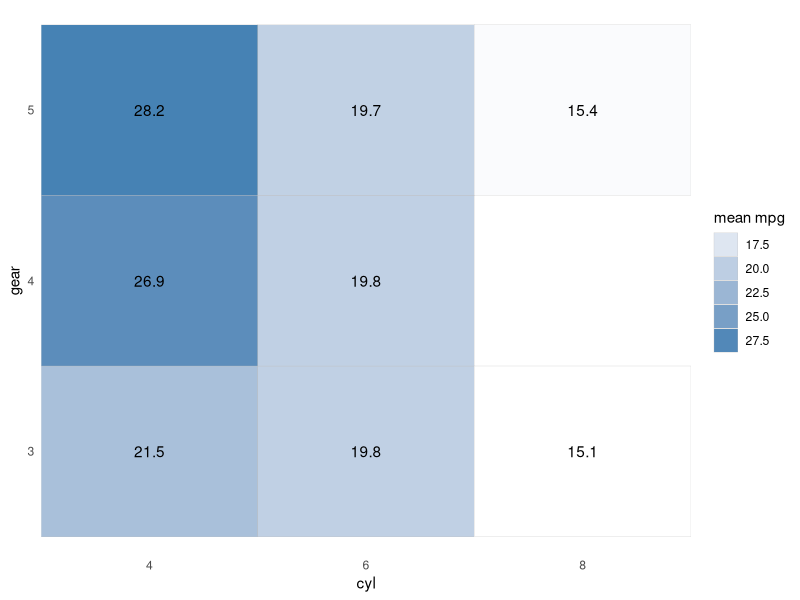
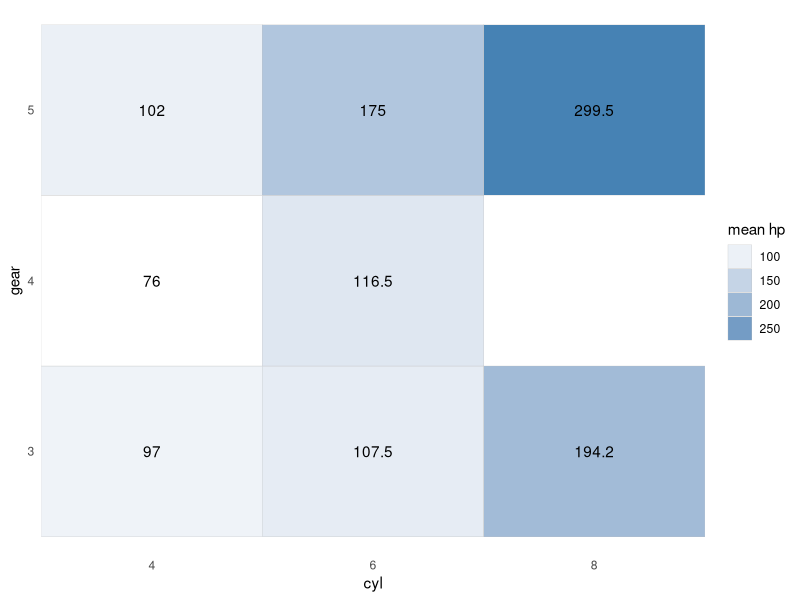
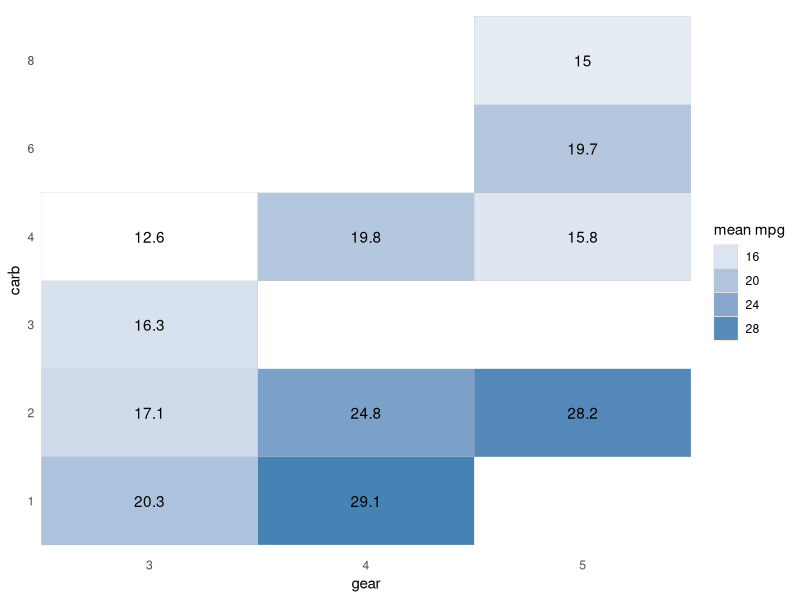

These charts were generated, in order, by the following R code:
## ---- chunk 1
library(tidyverse)

# Create a heatmap with two axis variables
# of the mean of a given metric variable
car_heatmap <- function(data,axis1,axis2,metric) {
  # handle quotations
  
  # The dataset can be passed easily as a function argument
  # but we need to use enquo() and the !! operator (below) 
  # for variable names
  # If you were doing this outside of function you would use quo() instead of enquo()
  axis1 <- enquo(axis1)
  axis2 <- enquo(axis2)
  metric <- enquo(metric)
  
  
  print(quo_name(metric))

  cars_agg <- data %>%
    group_by(!!axis1,!!axis2) %>%
    summarize(fill_metric = mean(!!metric),n=n())
  
   ggplot(cars_agg, aes(factor(!!axis1), factor(!!axis2))) + 
     geom_tile(aes(fill = fill_metric), colour = "grey") + 
     scale_fill_gradient(low = "white",high = "steelblue") +
     geom_text(aes(label=round(fill_metric,1))) +
     theme_minimal() +
     theme(panel.grid = element_blank()) +
     scale_x_discrete(expand=c(0,0,0,0)) +
     # quo_name() access the character name of a variable
     guides(fill=guide_legend(title=str_c('mean ',quo_name(metric)))) +
     xlab(quo_name(axis1)) + ylab(quo_name(axis2))
}

car_heatmap(mtcars,cyl,gear,mpg)
car_heatmap(mtcars,cyl,gear,hp)
car_heatmap(mtcars,gear,carb,mpg)
